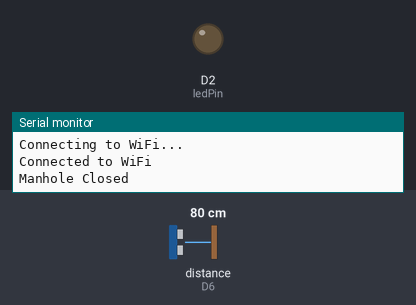
This sketch was run on a simulated ESP8266 (NodeMCU). Parts: output pins drawn as LEDs (lit = HIGH), the last lines printed to the serial monitor. Wiring (inferred from the names in the program): ultrasonic range finder: trigger D5; echo D6. The test bench sets the inputs (shaded band); at power-on: distance to the obstacle (sensor on D6) 80 cm. The echo pulse lasts 58.3 µs per cm; WiFi joins after 1.5 s; servers stay silent unless stated; pins used as bus, display or sensor lines are not drawn.

Above: at 3.2 s.
3.3 s: distance to the obstacle (sensor on D6) set to 22 cm
9.6 s: distance to the obstacle (sensor on D6) set to 18 cm
At 14.2 s:
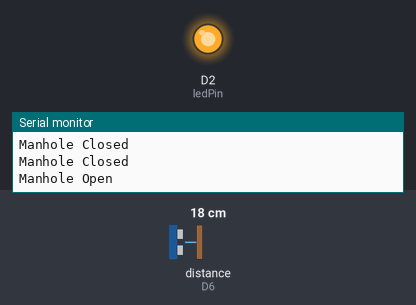
15.9 s: distance to the obstacle (sensor on D6) set to 35 cm
At 19.8 s:
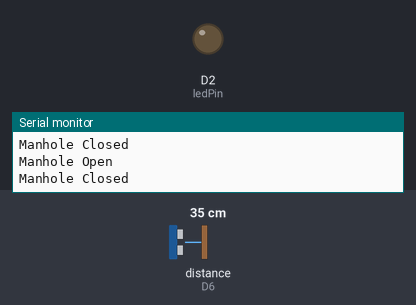
22.2 s: distance to the obstacle (sensor on D6) set to 2 cm
At 25.3 s:
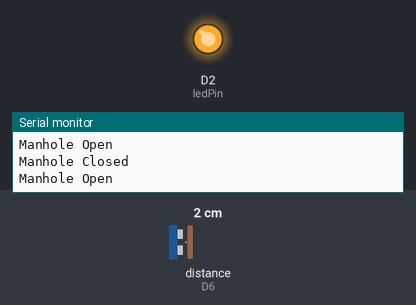
Timing chart, 0 to 26.8 s (numbered marks = the images above; inputs shaded):
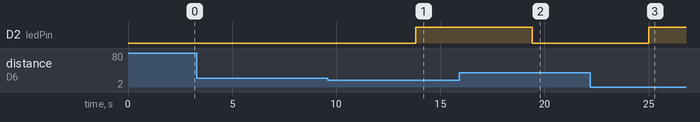

The sketch:

iot_based_manhole_detection_and_monitoring_system.ino
```cpp
#include <ESP8266WiFi.h>
#include <ThingSpeak.h>
#include <UniversalTelegramBot.h>
#include <ArduinoJson.h>

 char *ssid = "numair";
 char *password = "123456789";
 int YourChannelNumber = 12134014;
 char *apiKey = "";
 char *botToken = "";
 char *telegramChatId = "1635045125";

 int trigPin = D5;
 int echoPin = D6;
 int ledPin = D2;

WiFiClient client;
UniversalTelegramBot bot(botToken, client);

void setup()
{
  Serial.begin(9600);
  pinMode(trigPin, OUTPUT);
  pinMode(echoPin, INPUT);
  pinMode(ledPin, OUTPUT);

  connectToWiFi();
}

void loop()
{
  long duration, distance;

  digitalWrite(trigPin, LOW);
  delayMicroseconds(5);
  digitalWrite(trigPin, HIGH);
  delayMicroseconds(6);
  digitalWrite(trigPin, LOW);

  duration = pulseIn(echoPin, HIGH);
  distance = duration * 0.034 / 2;

  if (distance < 20)
  {
    Serial.println("Manhole Open");
    sendDataToThingSpeak("Manhole detected");
    sendTelegramMessage("Manhole detected");
    digitalWrite(ledPin, HIGH);
  }
  else
  {
    Serial.println("Manhole Closed");
    sendDataToThingSpeak("Manhole Closed");
    sendTelegramMessage("Manhole closed.");
    digitalWrite(ledPin, LOW);
  }

  delay(5000);
}

void sendDataToThingSpeak(String data)
{
  ThingSpeak.begin(client);
  ThingSpeak.writeField(YourChannelNumber, 1, data, apiKey);
}

void sendTelegramMessage(String message)
{
  bot.sendMessage(telegramChatId, message, "");
}

void connectToWiFi()
{
  WiFi.begin(ssid, password);
  while (WiFi.status() != WL_CONNECTED)
  {
    delay(1000);
    Serial.println("Connecting to WiFi...");
  }
  Serial.println("Connected to WiFi");
}
```

Measured:
- the behaviour switches between 21 and 20 cm on distance to the obstacle (sensor on D6) (found by bisection; images 0 and 1)
- after the input at 9.6 s, D2 (ledPin): LOW → HIGH after 4.2 s
- after the input at 15.9 s, D2 (ledPin): HIGH → LOW after 3.5 s
- after the input at 22.2 s, D2 (ledPin): LOW → HIGH after 2.8 s
